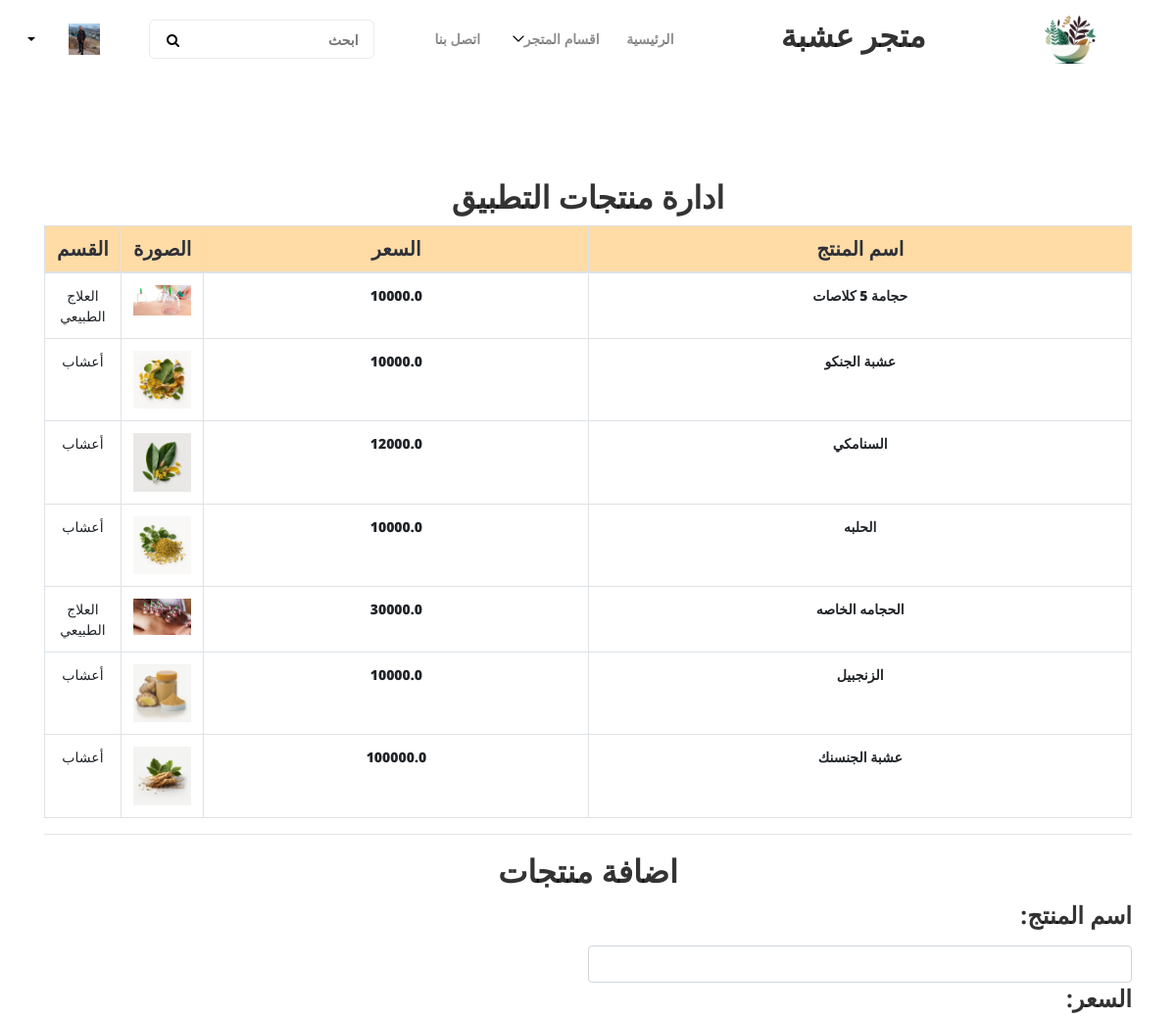
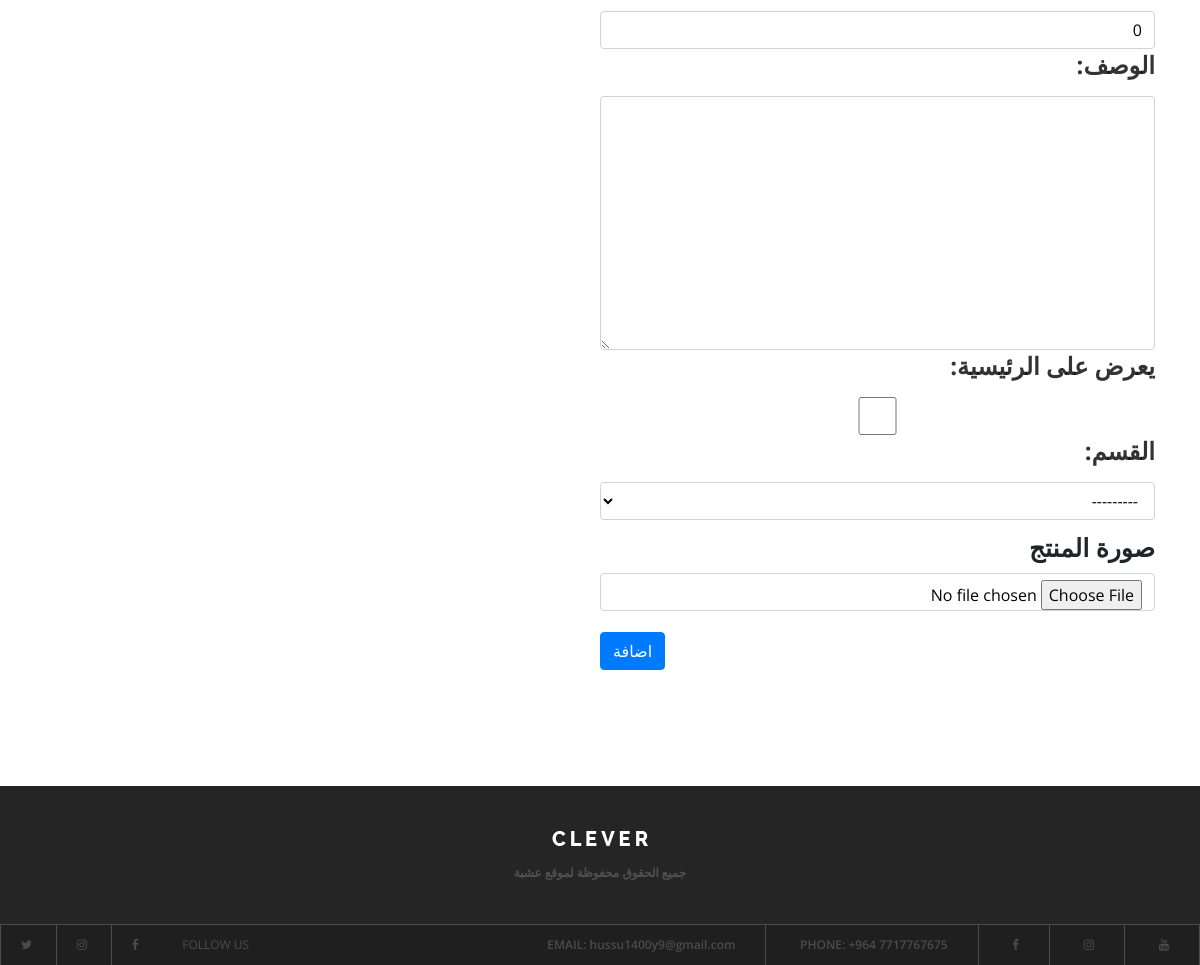
Screenshot of /prdmanage/ (signed in) with the database file from the repository (2 pictures, top to bottom).
### accounts/models.py (models this page shows, shortened)
class Profile(models.Model):
   user_id = models.OneToOneField(User, on_delete=models.CASCADE)
   phone = models.BigIntegerField(verbose_name='رقم الهاتف')
   img = models.ImageField(upload_to='media/usrimg/', default='media/usrimg/default.png', verbose_name='الصورة')

### products/models.py (models this page shows, shortened)
class Product(models.Model):
    prd_name = models.CharField(max_length=500, verbose_name="اسم المنتج")
    prd_price = models.FloatField(verbose_name="السعر",default=0)
    description = models.CharField(max_length=1500,verbose_name="الوصف")
    img = models.ImageField( upload_to="media/prd/", default='media/prd/default.png', verbose_name="صورة المنتج")
    up_date = models.DateField(auto_now=False, auto_now_add=True,verbose_name="تاريخ الرفع")
    recommended = models.BooleanField(verbose_name="يعرض على الرئيسية")
    sold = models.BooleanField(verbose_name="مباع")
    discount = models.IntegerField(verbose_name="الخصم", default=0)
    cat_id = models.ForeignKey(Category, on_delete=models.CASCADE,verbose_name="القسم",null=True)
    slug = models.SlugField(verbose_name="Slug",blank=True , null=True)
    total = models.FloatField(verbose_name="السعر الكلي",default=0)

class Category(models.Model):
    cat_name = models.CharField(max_length=150)
    def __str__(self):
        return self.cat_name

### products/views.py (the view)
# urls.py: path('prdmanage/',Prding,name="prding"),
def Prding(request):
    if request.user.is_authenticated:
        if request.user.is_staff:
            user = Profile.objects.get(user_id= request.user)
            prd = Product.objects.all()
            if request.method == "POST":
                pr =Products(data=request.POST)
                if pr.is_valid():
                    prr=pr.save(commit=False)
                    prr.img = request.FILES['img']
                    prr.sold=False
                    prr.save()
                    return redirect ('prding')
            else:
                pr =Products()
            return render(request,'prdmanage.html',{'prds':prd,'pr':pr,'users':user})
        else:
            return redirect ('home')
    else:
        return redirect ('home')

### products/forms.py
class Products(forms.ModelForm):
     class Meta():
         model = Product
         fields = ('prd_name','prd_price','description','recommended','cat_id')
         widgets = {
            'prd_name': forms.TextInput(attrs={'class': 'form-control'}),
            'prd_price': forms.TextInput(attrs={'class': 'form-control'}),
            'description': forms.Textarea(attrs={'class': 'form-control'}),
            'recommended' : forms.CheckboxInput(attrs={'class': 'form-control'}),
            'cat_id' : forms.Select(attrs={'class': 'form-control'})
        }

### products/templates/prdmanage.html (shortened to what this page needs)
{% extends 'base.html' %}
                {% block container %}
<div class="container">
    <h2 class="text-center">ادارة منتجات التطبيق</h2>
    <table class="table table-bordered" >
        <thead class="tab-menu-heading">
            <tr>
                <th class="text-center font-weight-bold" style="font-size:20px;background-color: #FFDBA6">اسم المنتج</th>
                <th class="text-center font-weight-bold" style="font-size:20px;background-color: #FFDBA6">السعر</th>
                <th class="text-center font-weight-bold" style="font-size:20px;background-color: #FFDBA6">الصورة</th>
                <th class="text-center font-weight-bold" style="font-size:20px;background-color: #FFDBA6">القسم</th>
            </tr>
        </thead>
        <tbody>
            {% for prd in prds %}
            <tr>
                <td style="font-weight:800" class="text-center">{{prd.prd_name}}</td>
                <td style="font-weight:800" class="text-center">{{prd.prd_price}}</td>
                <td style="height:50px;width:50px;" class="text-center"> <img src="{{prd.img.url}}" %}"></td>
                <td style="height:50px;width:50px;" class="text-center">{{prd.cat_id.cat_name}}</td>
            </tr>
{% endfor %}
        </tbody>
    </table>
<hr>
<h2 class="text-center"> اضافة منتجات </h2>
    <form action="" method="POST" class="post-form" enctype="multipart/form-data" style="width:50%">
        <div class="form-group">
            {% for field in pr %}
                <span>
                    <h4 style="text-align: right;">
                        {{ field.label_tag }}
                    </h4>
               {{ field }}
                </span>
        {% endfor %}
        <label style="text-align: right;font-size:25px;font-weight:900;" class="form-label" for="customFile">صورة المنتج</label>
        <input name="img" type="file" class="form-control" id="customFile" accept="image/*"/>
        <br>
        <button type="submit" class="btn btn-primary">اضافة</button>
    </form>
</div>
{% endblock container %}

### templates/base.html (shortened to what this page needs)
<!DOCTYPE html>
{% load static %}
<html dir="ltr">
<head>
    <link type="text/css" href="{% static 'css\style.css' %} " rel="stylesheet" />
    <link href="{% static 'style.css' %} " rel="stylesheet" />
</head>
<body >
    <header class="header-area">
        <div class="clever-main-menu">
            <div class="classy-nav-container breakpoint-off">
                <nav class="classy-navbar justify-content-between" id="cleverNav">
                    <a class="nav-brand" href="{% url 'home' %}"><img src="{% static 'img/core-img/122.png' %}" alt=""  width=100px></a>
<H2 class="navbar-expand-md">متجر عشبة</H2>
                    <div class="classy-menu">
                        <div class="classynav">
                            <ul>
                                <li><a href="{% url 'home' %}">الرئيسية</a></li>
                                <li><a href="#" >اقسام المتجر</a>
                                </li>
                                <li><a href="{% url 'home' %}">اتصل بنا</a></li>
                            </ul>
                            {% block search %}
                                <div class="search-area">
                                <form action="#" method="post">
                                    <input type="search" name="search" id="search" placeholder="ابحث">
                                    <button type="submit"><i class="fa fa-search" aria-hidden="true"></i></button>
                                </form>
                            </div>
{% endblock search %}
							{% if request.user.is_authenticated %}
							<div class="login-state d-flex align-items-center">
                                <div class=" ">
                                    <img class="avatar" src="{{users.img.url}}" alt="">
                                </div>
                                <div class="user-name mr-30">
                                    <div class="dropdown">
                                        <a class="dropdown-toggle" href="#" role="button" id="userName" data-toggle="dropdown" aria-haspopup="true" aria-expanded="false">{{users.user_id.first_name}}</a>
                                    </div>
                                </div>
							</div>
							{% else %}
							<div class="register-login-area">
                                <a href="{% url 'reg' %}" class="btn">تسجيل</a>
								<a href="{% url 'login' %}" class="btn active">تسجيل الدخول</a>
                            </div>
							{% endif %}
						</div>
                    </div>
                </nav>
            </div>
        </div>
    </header>
    <section class="popular-courses-area section-padding-100">
		{% block container %}
		{% endblock container %}
    </section>
    <footer class="footer-area">
        <div class="top-footer-area">
            <div class="container">
                <div class="row">
                    <div class="col-12">
                        <div class="footer-logo">
                            <a href="index.html"><img src="img/core-img/logo2.png" alt=""></a>
                        </div>
                        <p><a href="#">
<a href="{% url 'home' %}" >جميع الحقوق محفوظة لموقع عشبة  </a>
</p>
                    </div>
                </div>
            </div>
        </div>
        <div class="bottom-footer-area d-flex justify-content-between align-items-center">
            <div class="contact-info">
                <a href="https://www.youtube.com/@hussu1400"><i class="fa fa-youtube" aria-hidden="true"></i></a>
                 <a href="#"><i class="fa fa-instagram" aria-hidden="true"></i></a>
                <a href="https://www.facebook.com/marks.aliakbar"><i class="fa fa-facebook" aria-hidden="true"></i></a>
                <a href="#"><span>Phone:</span> +964 7717767675</a>
                <a href="#"><span>Email:</span> hussu1400y9@gmail.com</a>
            </div>
            <div class="follow-us">
                <span>Follow us</span>
                <a href="#"><i class="fa fa-facebook" aria-hidden="true"></i></a>
                <a href="#"><i class="fa fa-instagram" aria-hidden="true"></i></a>
                <a href="#"><i class="fa fa-twitter" aria-hidden="true"></i></a>
            </div>
        </div>
    </footer>
</body>
</html>

### static/style.css (style rules this page uses)
* { margin: 0; padding: 0; }
body { font-family: "Open Sans", sans-serif; font-size: 14px; font-weight: 400; }
h1, h2, h3, h4, h5, h6 { color: rgba(0, 0, 0, 0.8); line-height: 1.3; font-weight: 700; }
p { font-family: "Raleway", sans-serif; color: #5a5a5a; font-size: 14px; line-height: 1.8; font-weight: 400; }
a, a:hover, a:focus { -webkit-transition-duration: 500ms; transition-duration: 500ms; text-decoration: none; outline: 0 solid transparent; color: rgba(0, 0, 0, 0.8); font-weight: 600; font-size: 14px; }
ul, ol { margin: 0; }
ul li, ol li { list-style: none; }
img { height: auto; max-width: 100%; }
.mr-30 { margin-right: 30px !important; }
.section-padding-100 { padding-top: 100px; padding-bottom: 100px; }
.header-area { position: relative; z-index: 200; }
.clever-main-menu { position: relative; z-index: 1; width: 100%; height: 80px; }
.clever-main-menu .classy-navbar { height: 80px; }
.clever-main-menu .classynav ul li a { color: rgba(0, 0, 0, 0.45); font-weight: 600; }
.clever-main-menu .search-area { position: relative; z-index: 1; }
.clever-main-menu .search-area form { position: relative; z-index: 10; width: 230px; height: 40px; margin: 0 50px; }
.clever-main-menu .search-area form input { width: 100%; height: 40px; border-radius: 6px; border: 1px solid #ebebeb; padding: 0 15px 0 50px; font-size: 14px; color: rgba(0, 0, 0, 0.35); font-weight: 600; -webkit-transition-duration: 500ms; transition-duration: 500ms; }
.clever-main-menu .search-area form button { position: absolute; width: 50px; height: 40px; background-color: transparent; top: 0; left: 0; z-index: 10; border: none; text-align: center; cursor: pointer; outline: none; }
.login-state { position: relative; z-index: 1; }
.login-state .user-name .dropdown .dropdown-toggle { font-size: 14px; font-weight: 700; color: #000; }
.popular-courses-area { position: relative; z-index: 1; background-repeat: repeat; }
.top-footer-area { position: relative; z-index: 1; background-color: #252525; padding: 40px 0; text-align: center; border-bottom: 1px solid #4c4c4c; }
.top-footer-area .footer-logo { display: block; margin-bottom: 15px; }
.top-footer-area p { margin-bottom: 0; font-size: 12px; color: rgba(255, 255, 255, 0.2); font-family: "Open Sans", sans-serif; }
.top-footer-area p a { color: rgba(255, 255, 255, 0.2); font-size: 12px; font-family: "Open Sans", sans-serif; }
.bottom-footer-area { position: relative; z-index: 1; width: 100%; height: 40px; background-color: #1f1f1f; }
.bottom-footer-area .contact-info { position: relative; z-index: 1; }
.bottom-footer-area .contact-info a { display: inline-block; height: 40px; padding: 0 30px; line-height: 40px; color: rgba(255, 255, 255, 0.2); font-size: 12px; border-right: 1px solid #4c4c4c; }
.bottom-footer-area .contact-info a span { text-transform: uppercase; }
.bottom-footer-area .follow-us { position: relative; z-index: 1; }
.bottom-footer-area .follow-us span { display: inline-block; height: 40px; padding: 0 20px; line-height: 40px; color: rgba(255, 255, 255, 0.2); font-size: 12px; text-transform: uppercase; }
.bottom-footer-area .follow-us a { display: inline-block; height: 40px; padding: 0 20px; line-height: 40px; color: rgba(255, 255, 255, 0.2); font-size: 12px; border-left: 1px solid #4c4c4c; }

### rows the page displays
Profile: img (picture)
Product: prd_name "حجامة 5 كلاصات", prd_price "10000.0", img (picture), cat_id.cat_name "العلاج الطبيعي"
Product: prd_name "عشبة الجنكو", prd_price "10000.0", img (picture), cat_id.cat_name "أعشاب"
Product: prd_name "السنامكي", prd_price "12000.0", img (picture), cat_id.cat_name "أعشاب"
Product: prd_name "الحلبه", prd_price "10000.0", img (picture), cat_id.cat_name "أعشاب"
Product: prd_name "الحجامه الخاصه", prd_price "30000.0", img (picture), cat_id.cat_name "العلاج الطبيعي"
Product: prd_name "الزنجبيل", prd_price "10000.0", img (picture), cat_id.cat_name "أعشاب"
Product: prd_name "عشبة الجنسنك", prd_price "100000.0", img (picture), cat_id.cat_name "أعشاب"

### other values shown
{{ field.label_tag }} "اسم المنتج:" "السعر:" "الوصف:" "يعرض على الرئيسية:" "القسم:"
